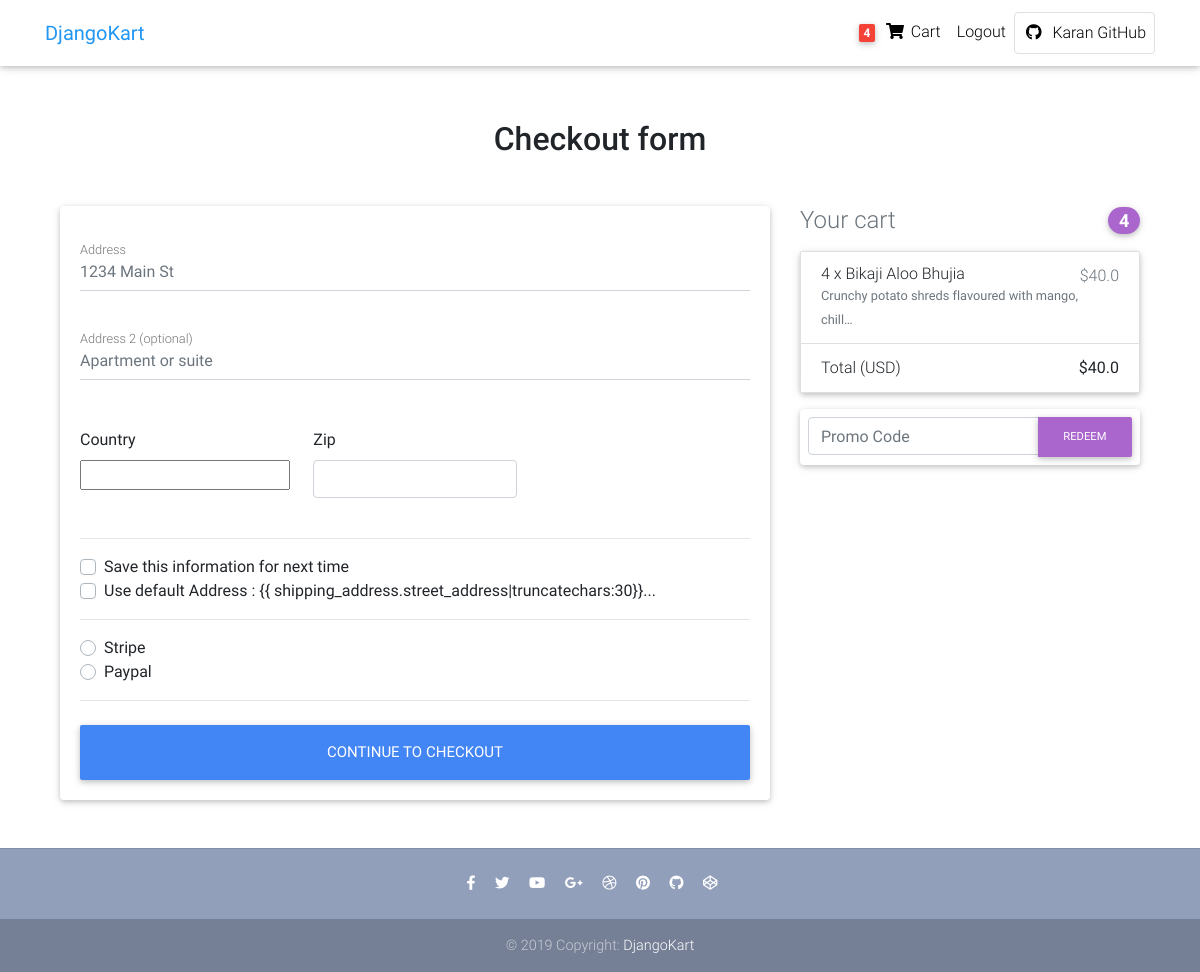
Screenshot of /checkout/ (signed in) with the database file from the repository.
### core/models.py (models this page shows, shortened)
class Order(models.Model):
    user = models.ForeignKey(settings.AUTH_USER_MODEL,
                             on_delete=models.CASCADE)
    order_id = models.CharField(max_length=20)
    items = models.ManyToManyField(OrderItem)
    start_date = models.DateTimeField(auto_now_add=True)
    ordered_date = models.DateTimeField()
    ordered = models.BooleanField(default=False)
    shipping_address = models.ForeignKey(
        'ShippingAddress', on_delete=models.SET_NULL, blank=True, null=True)
    payment = models.ForeignKey(
        'Payment', on_delete=models.SET_NULL, blank=True, null=True)
    coupon = models.ForeignKey(
        'Coupon', on_delete=models.SET_NULL, blank=True, null=True)
    amount = models.FloatField()
    dispatched = models.BooleanField(default=False)
    delivered = models.BooleanField(default=False)
    refund_requested = models.BooleanField(default=False)
    refund_granted = models.BooleanField(default=False)
    def get_order_total(self):
        sum = 0
        for order_item in self.items.all():
            sum += order_item.get_final_price()
        return sum
    def get_final_total(self):
        if self.coupon:
            return self.get_order_total() - self.get_coupon_discount()
        else:
            return self.get_order_total()

class OrderItem(models.Model):
    item = models.ForeignKey(Item, on_delete=models.CASCADE)
    quantity = models.IntegerField(default=1)
    def get_item_price(self):
        if self.item.discount_price:
            return self.item.discount_price
        else:
            return self.item.price
    def get_final_price(self):
        return self.quantity * self.get_item_price()

class Item(models.Model):
    title = models.CharField(max_length=100)
    price = models.FloatField()
    discount_price = models.FloatField(blank=True, null=True)
    category = models.CharField(
        choices=CATEGORY_CHOICES, max_length=2, default='S')
    label = models.CharField(choices=LABEL_CHOICES, max_length=1, default='p')
    slug = models.SlugField(blank=True, null=True)
    description = models.TextField()
    image = models.ImageField(blank=True, null=True)
    class Meta:
        ordering = ['title']

### core/views.py (the view, shortened to what this page needs)
# urls.py: path('checkout/', views.CheckoutView.as_view(), name='checkout'),
class CheckoutView(View):
    def get(self, *args, **kwargs):
        try:
            order = Order.objects.get(user=self.request.user, ordered=False)
        except:
            messages.warning(self.request, 'You do not have an active Order.')
            return redirect('core:cart')
        form = CheckoutForm()
        coupon_form = CouponForm()
        context = {
            'order': order,
            'form': form,
            'coupon_form': coupon_form
        }
        address_qs = ShippingAddress.objects.filter(
            user=self.request.user, default=True)
        if address_qs.exists():
            context.update({'shipping_address': address_qs[0]})
        return render(self.request, 'checkout-page.html', context)

### core/forms.py
class CheckoutForm(forms.Form):
    street_address = forms.CharField(
        widget=forms.TextInput(attrs={'placeholder': '1234 Main St', 'class': 'form-control'}), required=False)
    apartment_address = forms.CharField(required=False, widget=forms.TextInput(
        attrs={'placeholder': 'Apartment or suite', 'class': 'form-control'}))
    country = CountryField(blank_label='(Select Country)').formfield(
        widget=CountrySelectWidget(attrs={'class': 'custom-select d-block w-100'}), required=False)
    zip = forms.CharField(widget=forms.TextInput(
        attrs={'class': 'form-control'}), required=False)
    save_address = forms.BooleanField(required=False, widget=forms.CheckboxInput(
        attrs={'class': 'custom-control-input'}))
    use_default = forms.BooleanField(required=False, widget=forms.CheckboxInput(
        attrs={'class': 'custom-control-input'}))
    payment_method = forms.ChoiceField(
        widget=forms.RadioSelect(), choices=PAYMENT_CHOICES)

class CouponForm(forms.Form):
    code = forms.CharField(
        widget=forms.TextInput(attrs={'placeholder': 'Promo Code', 'class': 'form-control'}))

### core/templatetags/cart_template_tags.py (called while the page is built)
@register.filter
def cart_items_count(user):
    if user.is_authenticated:
        qs = Order.objects.filter(user=user, ordered=False)
        if qs.exists():
            count = 0
            for items in qs[0].items.all():
                count += items.quantity
            return count
        else:
            return 0
    else:
        return 0

### templates/checkout-page.html (shortened to what this page needs)
{% extends 'base.html' %} {% load crispy_forms_tags %}
{% load cart_template_tags %}  {% block content %}
<main>
  <div class="container wow fadeIn">
    <h2 class="my-5 h2 text-center">Checkout form</h2>
    <div class="row">
      <div class="col-md-8 mb-4">
        <div class="card">
          <form class="card-body" method="POST">
            <div class="address-form">
              <div class="md-form mb-5">
                {{ form.street_address }}
                <label for="id_street_address" class="">Address</label>
              </div>
              <div class="md-form mb-5">
                {{ form.apartment_address }}
                <label for="id_apartent_address" class=""
                  >Address 2 (optional)</label
                >
              </div>
              <div class="row">
                <div class="col-lg-4 col-md-12 mb-4">
                  <label for="id_country">Country</label>
                  {{form.country}}
                </div>
                <div class="col-lg-4 col-md-6 mb-4">
                  <label for="id_zip">Zip</label>
                  {{ form.zip }}
                </div>
              </div>
              <hr />
              <div class="custom-control custom-checkbox">
                <label class="custom-control-label" for="id_save_address"
                  >Save this information for next time</label
                >
              </div>
            </div>
            {% if shipping_address %}
            <div class="custom-control custom-checkbox">
              <label class="custom-control-label" for="id_use_default"
                >Use default Address : {{
                shipping_address.street_address|truncatechars:30}}...</label
              >
            </div>
            {% endif %}
            <hr />
            <div class="d-block my-3">
              {% for value,name in form.fields.payment_method.choices %}
              <div class="custom-control custom-radio">
                <label class="custom-control-label" for="{{name}}">
                  {{name}}
                </label>
              </div>
              {% endfor %}
            </div>
            <hr class="mb-4" />
            <button class="btn btn-primary btn-lg btn-block" type="submit">
              Continue to checkout
            </button>
          </form>
        </div>
      </div>
      <div class="col-md-4 mb-4">
        <h4 class="d-flex justify-content-between align-items-center mb-3">
          <span class="text-muted">Your cart</span>
          <span class="badge badge-secondary badge-pill"
            >{{request.user|cart_items_count}}</span
          >
        </h4>
        <ul class="list-group mb-3 z-depth-1">
          {% for order_item in order.items.all %}
          <li
            class="list-group-item d-flex justify-content-between lh-condensed"
          >
            <div>
              <h6 class="my-0">
                {{order_item.quantity}} x {{order_item.item.title}}
              </h6>
              <small class="text-muted"
                >{{order_item.item.description| truncatechars:50}}</small
              >
            </div>
            <span class="text-muted">${{order_item.get_final_price}}</span>
          </li>
          {% endfor %}
          <li class="list-group-item d-flex justify-content-between">
            <span>Total (USD)</span>
            <strong>${{order.get_final_total}}</strong>
          </li>
        </ul>
        {% if not order.coupon %}
        <form
          class="card p-2"
          method="POST"
          action="{% url 'core:coupon_apply' %}"
        >
          <div class="input-group">
            {{coupon_form.code}}
            <div class="input-group-append">
              <button
                class="btn btn-secondary btn-md waves-effect m-0"
                type="submit"
              >
                Redeem
              </button>
            </div>
          </div>
        </form>
        {% endif %}
      </div>
    </div>
  </div>
</main>
{% endblock content %}

### templates/base.html (shortened to what this page needs)
{% load static %} {% load cart_template_tags %}
<!DOCTYPE html>
<html lang="en">
  <head>
    <link
      rel="stylesheet"
      href="https://use.fontawesome.com/releases/v5.11.2/css/all.css"
    />
    <link
      rel="stylesheet"
      href="https://stackpath.bootstrapcdn.com/bootstrap/4.5.2/css/bootstrap.min.css"
    />
    <link href="{% static 'css/mdb.min.css' %}" rel="stylesheet" />
    <link href="{% static 'css/style.min.css' %}" rel="stylesheet" />
  </head>
  <body class="mt-5">
    <nav
      class="navbar fixed-top navbar-expand-lg navbar-light white scrolling-navbar"
    >
      <div class="container">
        <a class="navbar-brand waves-effect" href="{% url 'core:home' %}">
          <strong class="blue-text">DjangoKart</strong>
        </a>
        <div class="collapse navbar-collapse" id="navbarSupportedContent">
          <ul class="navbar-nav nav-flex-icons">
            {% if request.user.is_authenticated %}
            <li class="nav-item">
              <a href="{% url 'core:cart' %}" class="nav-link waves-effect">
                <span class="badge red z-depth-1 mr-1">
                  {{request.user|cart_items_count}}
                </span>
                <i class="fas fa-shopping-cart"></i>
                <span class="clearfix d-none d-sm-inline-block"> Cart </span>
              </a>
            </li>
            <li class="nav-item">
              <a
                href="{% url 'account_logout' %}"
                class="nav-link waves-effect"
              >
                <span class="clearfix d-none d-sm-inline-block"> Logout </span>
              </a>
            </li>
            {% endif %}
            <li class="nav-item">
              <a
                href="https://github.com/karn21"
                class="nav-link border border-light rounded waves-effect"
                target="_blank"
              >
                <i class="fab fa-github mr-2"></i>Karan GitHub
              </a>
            </li>
          </ul>
        </div>
      </div>
    </nav>
    <div class="container mt-5 pt-4">
       {% block content %} {% endblock content %}
    </div>
    <footer class="page-footer text-center font-small mt-4 wow fadeIn">
      <hr class="my-4" />
      <div class="pb-4">
        <a href="https://www.facebook.com/mdbootstrap" target="_blank">
          <i class="fab fa-facebook-f mr-3"></i>
        </a>
        <a href="https://twitter.com/MDBootstrap" target="_blank">
          <i class="fab fa-twitter mr-3"></i>
        </a>
        <a href="https://www.youtube.com/watch?v=7MUISDJ5ZZ4" target="_blank">
          <i class="fab fa-youtube mr-3"></i>
        </a>
        <a
          href="https://plus.google.com/u/0/b/107863090883699620484"
          target="_blank"
        >
          <i class="fab fa-google-plus-g mr-3"></i>
        </a>
        <a href="https://dribbble.com/mdbootstrap" target="_blank">
          <i class="fab fa-dribbble mr-3"></i>
        </a>
        <a href="https://pinterest.com/mdbootstrap" target="_blank">
          <i class="fab fa-pinterest mr-3"></i>
        </a>
        <a
          href="https://github.com/mdbootstrap/bootstrap-material-design"
          target="_blank"
        >
          <i class="fab fa-github mr-3"></i>
        </a>
        <a href="http://codepen.io/mdbootstrap/" target="_blank">
          <i class="fab fa-codepen mr-3"></i>
        </a>
      </div>
      <div class="footer-copyright py-3">
        © 2019 Copyright:
        <a href="https://mdbootstrap.com/education/bootstrap/" target="_blank">
          DjangoKart
        </a>
      </div>
    </footer>
  </body>
</html>

### templates/base.html (style rules this page uses)
html, body, header, .carousel { height: 60vh; }

### rows the page displays
OrderItem: quantity "4", item "Bikaji Aloo Bhujia", item.description "Crunchy potato shreds flavoured with mango, chill…", get_final_price "40.0"
Order: get_final_total "40.0"

### other values shown
{{ request.user|cart_items_count }} "4"
{{ name }} "Stripe" "Paypal"
